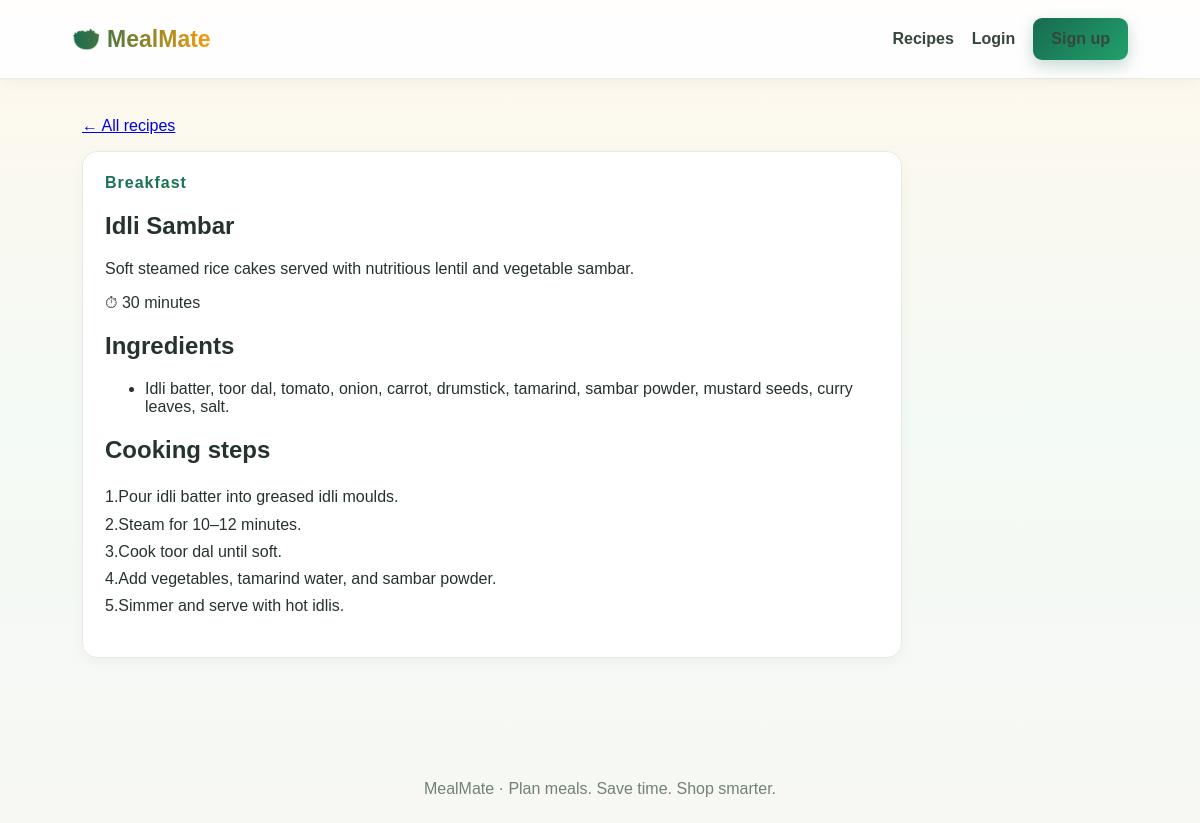
The page /recipes/2/ on the database its author committed.
### planner/models.py (models this page shows, shortened)
class Recipe(models.Model):
    CATEGORY_CHOICES = [
        ("Breakfast", "Breakfast"), ("Lunch", "Lunch"),
        ("Dinner", "Dinner"), ("Snack", "Snack"),
    ]
    title = models.CharField(max_length=160)
    category = models.CharField(max_length=20, choices=CATEGORY_CHOICES)
    description = models.TextField(blank=True)
    ingredients = models.TextField(help_text="Enter one ingredient per line. Example: Rice - 1 cup")
    instructions = models.TextField()
    cooking_time = models.PositiveIntegerField(default=20, help_text="Minutes")
    image = models.FileField(upload_to="recipes/", blank=True, help_text="Optional photo of the dish")
    created_by = models.ForeignKey(settings.AUTH_USER_MODEL, on_delete=models.SET_NULL, null=True, blank=True)
    is_approved = models.BooleanField(default=True)
    created_at = models.DateTimeField(auto_now_add=True)
    def ingredient_lines(self):
        return [line.strip() for line in self.ingredients.splitlines() if line.strip()]

### planner/views.py (the view)
# urls.py: path("recipes/<int:pk>/", views.recipe_detail, name="recipe_detail"),
def recipe_detail(request, pk):
    recipe = get_object_or_404(Recipe, pk=pk, is_approved=True)
    return render(request, "recipes/detail.html", {"recipe": recipe})

### templates/recipes/detail.html
{% extends "base.html" %}{% block content %}<a href="{% url 'recipe_list' %}">← All recipes</a><article class="recipe"><span class="tag">{{ recipe.category }}</span><h1>{{ recipe.title }}</h1><p>{{ recipe.description }}</p><p>⏱ {{ recipe.cooking_time }} minutes</p><h2>Ingredients</h2><ul>{% for item in recipe.ingredient_lines %}<li>{{ item }}</li>{% endfor %}</ul><h2>Cooking steps</h2><p class="multiline">{{ recipe.instructions }}</p></article>{% endblock %}

### static/css/style.css (style rules this page uses)
* { box-sizing:border-box }
body { margin:0;font-family:Arial,sans-serif;background:#f7f8f4;color:#26332d }
.eyebrow,.tag { color:#187451;font-weight:700;letter-spacing:1px }
.card,.form-card,.stat,.recipe { background:white;padding:22px;border-radius:15px;border:1px solid #e7ebe5;box-shadow:0 4px 16px #1d38200a }
.multiline { white-space:pre-line;line-height:1.7 }
:root { --green:#176b50 }
body { background:linear-gradient(180deg,#fff8ec 0,#f4faf5 420px,#f7f8f4 100%) }
.recipe { max-width:820px;margin-top:16px }

### rows shown on the page
Recipe: category "Breakfast", title "Idli Sambar", description "Soft steamed rice cakes served with nutritious lentil and vegetable sambar.", cooking_time "30", ingredient_lines "Idli batter, toor dal, tomato, onion, carrot, drumstick, tamarind, sambar powder, mustard seeds, curry leaves, salt.", instructions "1.Pour idli batter into greased idli moulds. 2.Steam for 10–12 minutes. 3.Cook toor dal until soft. 4.Add vegetables, tamarind water, and sambar powder. 5.Simmer and serve with hot idlis."
